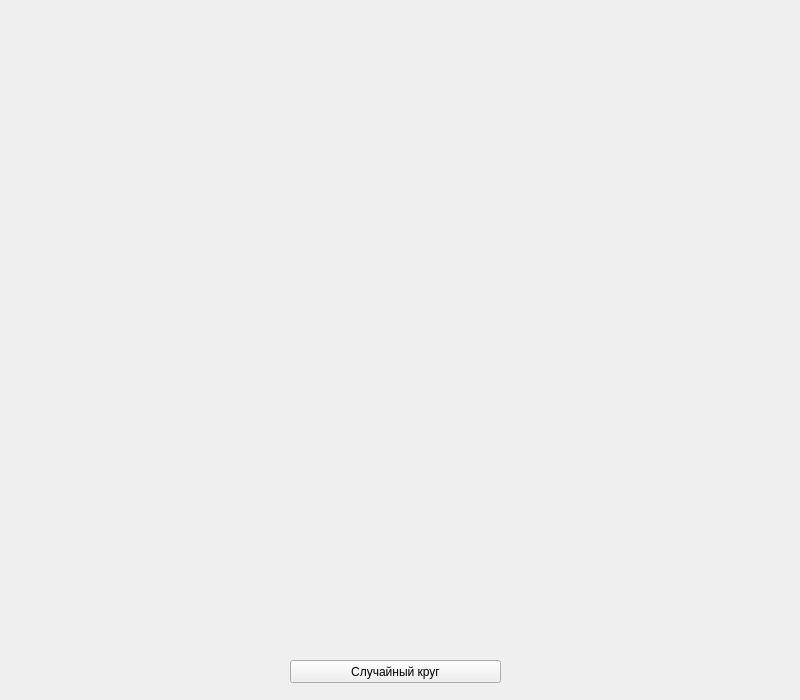
<?xml version="1.0" encoding="UTF-8"?>
<ui version="4.0">
 <class>MainWindow</class>
 <widget class="QMainWindow" name="MainWindow">
  <property name="geometry">
   <rect>
    <x>0</x>
    <y>0</y>
    <width>800</width>
    <height>700</height>
   </rect>
  </property>
  <property name="windowTitle">
   <string>MainWindow</string>
  </property>
  <widget class="QWidget" name="centralwidget">
   <widget class="QPushButton" name="pushButton">
    <property name="geometry">
     <rect>
      <x>290</x>
      <y>660</y>
      <width>211</width>
      <height>23</height>
     </rect>
    </property>
    <property name="text">
     <string>Случайный круг</string>
    </property>
   </widget>
  </widget>
 </widget>
 <resources/>
 <connections/>
</ui>
